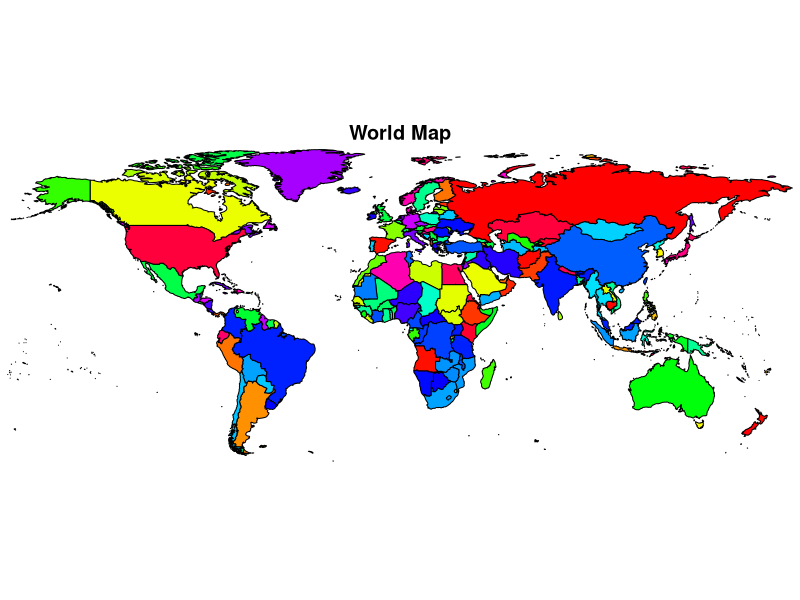
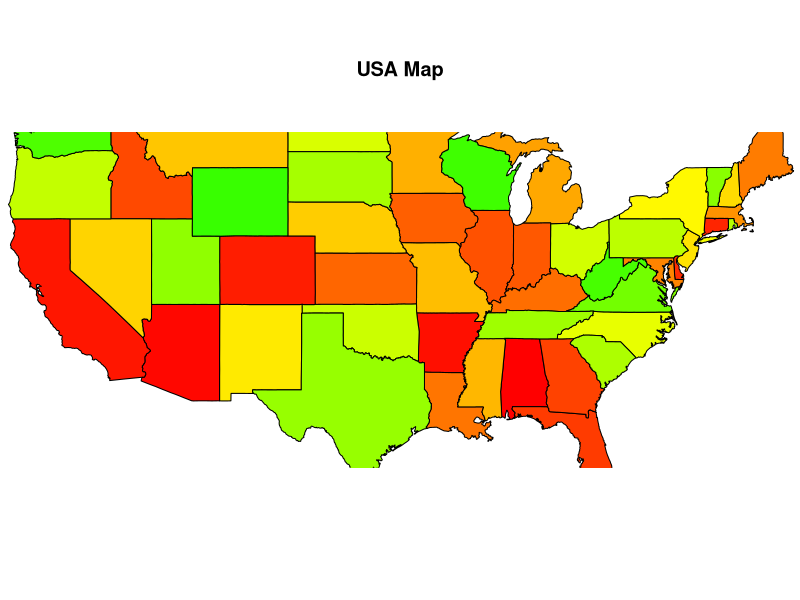
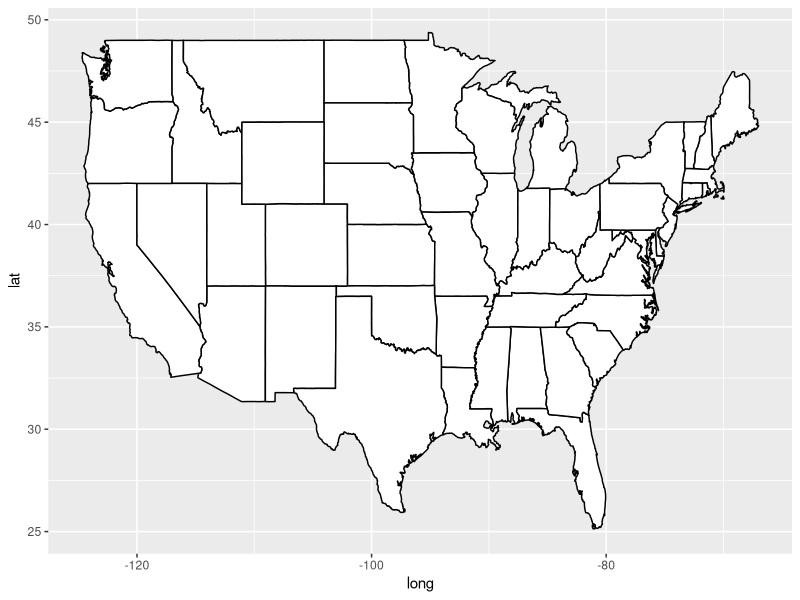
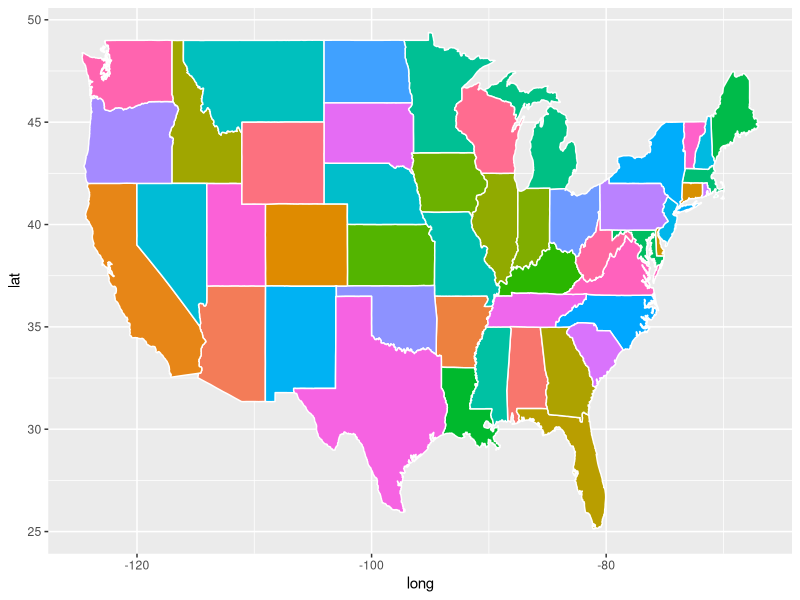
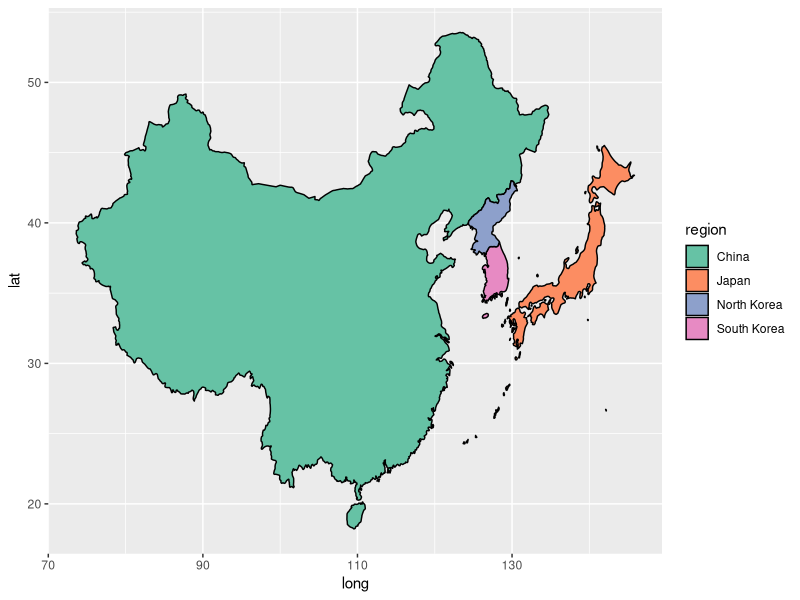

The R script that drew these images, in order: (Note: this script raises an error after producing the figures.)
## ---- chunk 1
knitr::opts_chunk$set(warning = FALSE, message = FALSE) 
## ---- chunk 2
library(maps)

map("world", fill = TRUE, col = rainbow(200),
    ylim = c(-60, 90), mar = c(0, 0, 0, 0))
title("World Map")

map("state", fill = TRUE, col = rainbow(209),
    mar = c(0, 0, 2, 0))
title("USA Map")
## ---- chunk 3
library(ggplot2)

# create a data frame of map data
states_map <- map_data("state")
# get map
ggplot(states_map, aes(x = long, y = lat, group = group)) +
  geom_polygon(fill = "white", colour = "black")
  
ggplot(states_map, aes(x = long, y = lat, group = group, fill = region)) +
  geom_polygon(colour = "white") +
  guides(fill = "none")


east_asia <- map_data("world", region = c("Japan", "China", "North Korea", "South Korea"))
ggplot(east_asia, aes(x = long, y = lat, group = group, fill = region)) +
  geom_polygon(colour = "black") +
  scale_fill_brewer(palette = "Set2")  
## ---- chunk 4
crimes <- data.frame(state = tolower(rownames(USArrests)), USArrests)
head(crimes)

ggplot(crimes, aes(map_id = state, fill = Assault)) +
  geom_map(map = states_map, colour = "black") +
  scale_fill_gradient2(low = "#559999", mid = "grey90", high = "#BB650B",
                       midpoint = median(crimes$Assault)) +
  expand_limits(x = states_map$long, y = states_map$lat) +
  coord_map("polyconic")  
## ---- chunk 5
for (i in 1:10) {
   
    print(ggplot(crimes, aes(map_id = state, fill = sample(Assault))) +
            geom_map(map = states_map, colour = "black") +
            scale_fill_gradient2(low = "#559999", mid = "grey90", high = "#BB650B",
                                 midpoint = median(crimes$Assault)) +
            expand_limits(x = states_map$long, y = states_map$lat) +
            coord_map("polyconic"))
   
  }
